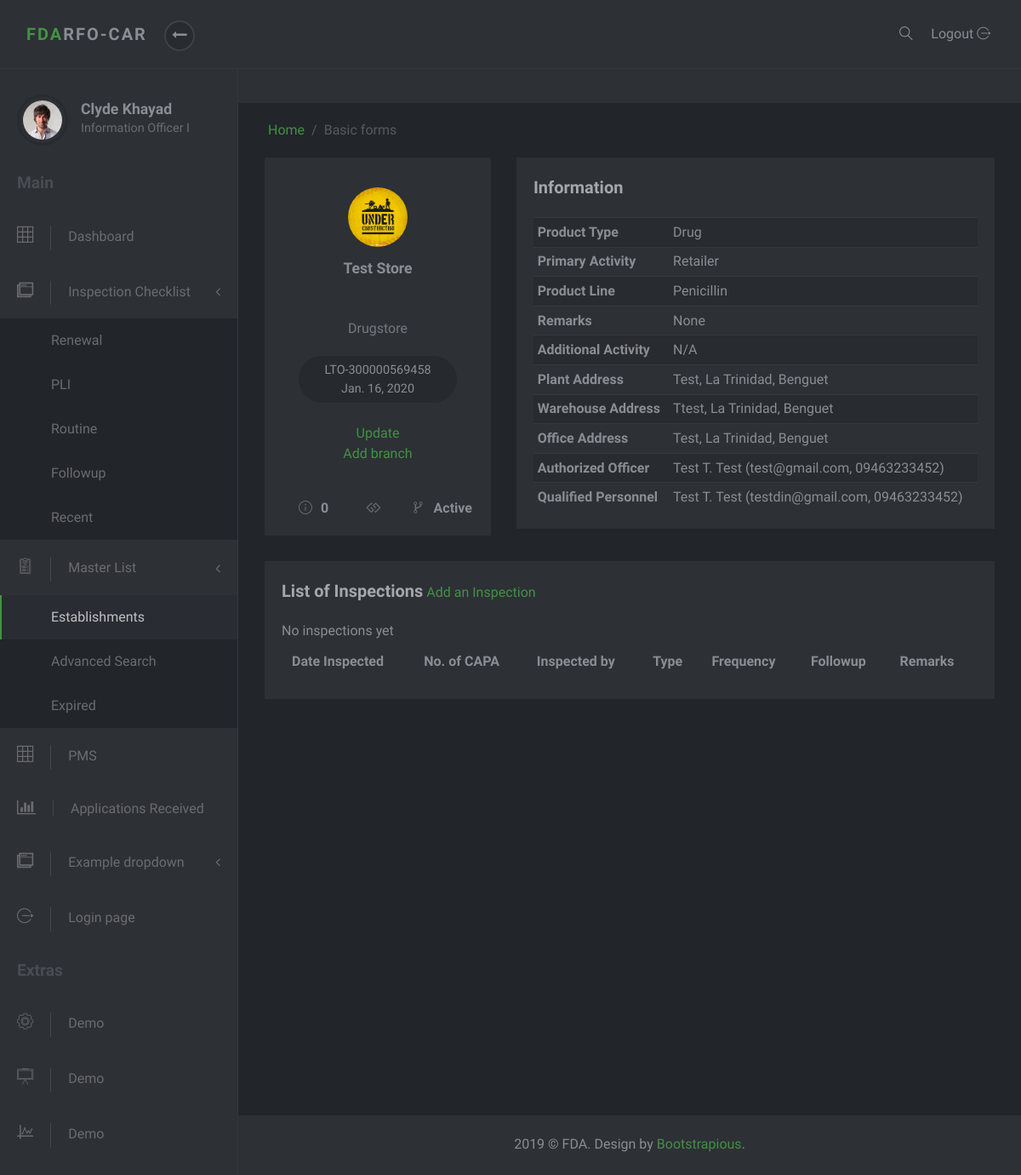
Page /masterlist/4/ on the committed database.
### masterlist/models.py (models this page shows, shortened)
class Establishment(models.Model):
    date_modified = models.DateTimeField('date modified', default=timezone.now)
    application = models.CharField(max_length=1, choices=constants.APPLICATIONS)
    name = models.CharField(max_length=60)
    product_type = models.ForeignKey(ProductType, on_delete=models.SET_NULL, null=True)
    center = models.CharField(max_length=6, choices=constants.CENTERS)
    primary_activity = models.ForeignKey(PrimaryActivity, on_delete=models.CASCADE, null=True)
    specific_activity = models.ManyToManyField(SpecificActivity, verbose_name='Specific Activity/s')
    additional_activity = models.ForeignKey(AdditionalActivity, on_delete=models.SET_NULL, null=True)
    product_line = models.ForeignKey(ProductLine, on_delete=models.SET_NULL, null=True, blank=True)
    plant_address = models.OneToOneField(PlantAddress, on_delete=models.SET_NULL, null=True)
    office_address = models.OneToOneField(OfficeAddress, on_delete=models.SET_NULL, null=True)
    authorized_officer = models.OneToOneField(AuthorizedOfficer, on_delete=models.SET_NULL, null=True)
    remarks = models.CharField(max_length=100, null=True, blank=True, verbose_name='Product Remarks')
    status = models.CharField(max_length=8, choices=constants.EST_STATUS, null=True, default="Active")
    folder_id = models.CharField(max_length=10, null=True, verbose_name="Folder Number")
    renchecklist = mymanagers.RenewalChecklistManager()
    plichecklist = mymanagers.PLIChecklistManager()
    expiredlist = mymanagers.ExpiredListManager()
    routinelist = mymanagers.RoutineListManager()
    objects = models.Manager()
    class Meta:
        ordering = ['-date_modified']

class SpecificActivity(models.Model):
    name = models.CharField(max_length=150)

class Lto(models.Model):
    establishment = models.ForeignKey(Establishment, on_delete=models.CASCADE, null=True, related_name='ltos')
    issuance = models.DateTimeField(null=True, blank=True, verbose_name='Date Issued')
    lto_number = models.CharField(max_length=20)
    expiry = models.DateTimeField('expiry date')
    class Meta:
        ordering = ['-expiry']

class ProductType(models.Model):
    name = models.CharField(max_length=50)
    def __str__(self):
        return self.name

class PrimaryActivity(models.Model):
    name = models.CharField(max_length=150)
    def __str__(self):
        return self.name

class ProductLine(models.Model):
    name = models.CharField(max_length=150)
    product_type = models.ForeignKey(ProductType, on_delete=models.SET_NULL, null=True)
    def __str__(self):
        return self.name

class AdditionalActivity(models.Model):
    name = models.CharField(max_length=150)
    def __str__(self):
        return self.name

class Address(models.Model):
    address = models.CharField(max_length=250)
    region = models.ForeignKey(Region, on_delete=models.SET_NULL, null=True)
    province = models.ForeignKey(Province, on_delete=models.SET_NULL, null=True)
    municipality_or_city = models.ForeignKey(CityOrMunicipality, on_delete=models.SET_NULL, null=True)
    def full_address(self):
        return self.address + ', ' + self.municipality_or_city.name + ', ' + self.province.name

class CityOrMunicipality(models.Model):
    name = models.CharField(max_length=30)
    description = models.CharField(max_length=50, null=True, blank=True)
    province = models.ForeignKey(Province, on_delete=models.CASCADE)

class Province(models.Model):
    name = models.CharField(max_length=30)
    region = models.ForeignKey(Region, on_delete=models.SET_NULL, null=True)

class WarehouseAddress(Address):
    establishment = models.ForeignKey(Establishment, on_delete=models.SET_NULL, null=True, related_name='warehouses')
    pass

class Person(models.Model):
    first_name = models.CharField(max_length=30, null=True, blank=True)
    last_name = models.CharField(max_length=30, null=True, blank=True)
    middle_initial = models.CharField(max_length=1, null=True, blank=True)
    email = models.EmailField(max_length=250, null=True)
    mobile = models.CharField(max_length=11, null=True, blank=True)
    def full_name(self):
        return self.first_name + " " + self.middle_initial + ". " + self.last_name

class QualifiedPerson(Person):
    establishment = models.ForeignKey(Establishment, on_delete=models.SET_NULL, null=True)
    designation = models.ForeignKey(QualifiedPersonDesignation, on_delete=models.SET_NULL, null=True, blank=True)
    def __str__(self):
        return self.full_name()

### masterlist/views.py (the view)
# urls.py: path('<int:id>/', EstablishmentDetailView.as_view(), name='est-detail'),
class EstablishmentDetailView(DetailView):
    template_name = 'masterlist/establishment-detail.html'
    context_object_name = 'establishment'
    def get_object(self):
        est_id =self.kwargs.get("id")
        return get_object_or_404(Establishment, id=est_id)
    def get_context_data(self, **kwargs):
        context = super().get_context_data(**kwargs)
        curr_est = Establishment.objects.get(pk=self.kwargs.get('id'))
        inspections = curr_est.inspection_set.all()
        context['masterlist_active'] = "active"
        context['inspections'] = inspections
        return context

### masterlist/templates/masterlist/establishment-detail.html (shortened to what this page needs)
{% extends 'masterlist/partial/base.html' %}
{% block content %}
<div class="row">
    <div class="col-lg-4">
        <div class="user-block block text-center">
            <div class="avatar">
                <img src="/static/masterlist/img/under_construction_logo.jpg" alt="..." class="img-fluid">
            </div>
            <a href="#" class="user-title">
                <h3 class="h5">{{establishment.name}}</h3>
                 <br />
                <br />
                {% for spec_act in establishment.specific_activity.all %}
                <span>{{spec_act.name}}</span><br>
                {% endfor %}
            </a>
            <div class="contributions">{{establishment.ltos.first.lto_number}} <br> {{establishment.ltos.first.expiry.date}}</div> <br><br/>
            <a href="{% url 'admin:masterlist_establishment_change' establishment.id %}" target="_blank">Update</a><br/>
            <a href="#">Add branch</a>
            <div class="details d-flex">
              <div class="item" data-toggle="tooltip" title="Number of Inspections"><i class="icon-info"></i><strong>{{establishment.inspection_set.all.count}}</strong></div>
              <div class="item" data-toggle="tooltip" title="Month/s before expiration"><i class="fa fa-gg"></i><strong>{{establishment.lto.get_duration}}</strong></div>
              <div class="item" data-toggle="tooltip" title="Status"><i class="icon-flow-branch"></i><strong>{{establishment.status}}</strong></div>
            </div>
        </div>
    </div>
    <div class="col-lg-8">
        <div class="user-block block text-center">
            <div class="title text-left">
                <strong>Information</strong>
            </div>
            <div class="table-responsive">
                <table class="table table-striped table-sm">
                    <tbody>
                    <tr>
                        <th scope="row" class="text-left">Product Type</th>
                        <td class="text-left">{{establishment.product_type}}</td>
                    </tr>
                    <tr>
                        <th scope="row" class="text-left">Primary Activity</th>
                        <td class="text-left">{{establishment.primary_activity}}</td>
                    </tr>
                    <tr>
                        <th scope="row" class="text-left">Product Line</th>
                        <td class="text-left">{{establishment.product_line}}</td>
                    </tr>
                    <tr>
                        <th scope="row" class="text-left">Remarks</th>
                        <td class="text-left">{{establishment.remarks}}</td>
                    </tr>
                    <tr>
                        <th scope="row" class="text-left">Additional Activity</th>
                        <td class="text-left">{{establishment.additional_activity}}</td>
                    </tr>
                    <tr>
                        <th scope="row" class="text-left">Plant Address</th>
                        <td class="text-left">{{establishment.plant_address.full_address}}</td>
                    </tr>
                    <tr>
                        <th scope="row" class="text-left">Warehouse Address</th>
                        <td class="text-left">
                          {% for warehouse in establishment.warehouses.all %}
                          {{warehouse.full_address}} <br/>
                          {% endfor %}
                        </td>
                    </tr>
                    <tr>
                        <th scope="row" class="text-left">Office Address</th>
                        <td class="text-left">{{establishment.office_address.full_address}}</td>
                    </tr>
                    <tr>
                        <th scope="row" class="text-left">Authorized Officer</th>
                        <td class="text-left">{{establishment.authorized_officer.full_name}} ({{establishment.authorized_officer.email}}, {{establishment.authorized_officer.mobile}})</td>
                    </tr>
                    <tr>
                        <th scope="row" class="text-left">Qualified Personnel</th>
                        {% if establishment.qualifiedperson_set.all %}
                          {% for qualified_person in establishment.qualifiedperson_set.all %}
                          <td class="text-left">{{qualified_person}} ({{qualified_person.email}}, {{qualified_person.mobile}})</td>
                          {% endfor %}
                        {% else %}
                          <td class="text-left">None</td>
                        {% endif %}
                    </tr>
                    </tbody>
                </table>
            </div>
        </div>
    </div>
</div>
<div class="row">
    <div class="col-lg-12">
        <div class="block">
            <div class="title">
                <strong>List of Inspections</strong>  <a href="{% url 'admin:masterlist_inspection_add' %}" target="_blank">Add an Inspection</a>
            </div>
            <div class="block-body">
                <div class="table-responsive">
                    <table class="table table-striped table-hover">
                        <thead>
                        <tr>
                            <th>Date Inspected</th>
                            <th>No. of CAPA</th>
                            <th>Inspected by</th>
                            <th>Type</th>
                            <th>Frequency</th>
                            <th>Followup</th>
                            <th>Remarks</th>
                        </tr>
                        </thead>
                    </table>
                </div>
            </div>
        </div>
    </div>
</div>
{% endblock %}

### masterlist/static/darkadmin/css/style.green.css (style rules this page uses)
body { position: relative; }
a { -webkit-transition: all 0.3s; transition: all 0.3s; display: inline-block; }
i, span, strong { display: inline-block; }
.block { padding: 20px; background: #2d3035; color: #8a8d93; margin-bottom: 30px; }
i[class*='icon-'] { -webkit-transform: translateY(2px); transform: translateY(2px); }
.block .title { margin-bottom: 20px; }
.block .title strong:first-child { font-size: 1.25rem; color: #a5a7ab; }
.user-block .avatar { display: block; width: 70px; height: 70px; border-radius: 50%; margin: 15px auto; position: relative; }
.user-block .avatar img { width: 100%; height: 100%; border-radius: 50%; }
.user-block h3 { margin-bottom: 0; }
.user-block span { font-weight: 300; color: #75787f; }
.user-block .contributions { margin-top: 20px; border-radius: 50px; padding: 6px 30px; background: #26292d; display: inline-block; font-size: 0.9rem; }
.user-block .details { margin-top: 40px; }
.user-block .item { width: 33.3333%; text-align: center; }
.user-block .item i { margin-right: 10px; color: #6a6c70; }
.user-block a.user-title { display: block; text-decoration: none; color: #8a8d93; margin-top: 10px; }
.table { margin-bottom: 0; }
.table td, .table th { border-color: #343a40; }
.table thead th { border: none; }
.table-striped tbody tr { -webkit-transition: all 0.3s; transition: all 0.3s; }
.table-striped tbody tr:nth-of-type(odd) { background-color: #282b2f; }
body { font-family: "Muli", sans-serif; font-size: 1rem; font-weight: 400; line-height: 1.5; color: #8a8d93; background-color: #fff; }
a { color: #429244; text-decoration: none; }
h1, h2, h3, h4, h5, h6, .h1, .h2, .h3, .h4, .h5, .h6 { margin-bottom: 0.5rem; font-family: inherit; font-weight: 700; line-height: 1.2; color: inherit; }
h3, .h3 { font-size: 1.5rem; }
h5, .h5 { font-size: 1.1rem; }

### rows in the picture
Establishment: name "Test Store", ltos.first.lto_number "LTO-300000569458", ltos.first.expiry "Jan. 16, 2020", inspection_set.all.count "0", status "Active", product_type "Drug", primary_activity "Retailer", product_line "Penicillin", remarks "None", additional_activity "N/A", plant_address.full_address "Test, La Trinidad, Benguet", office_address.full_address "Test, La Trinidad, Benguet", authorized_officer.full_name "Test T. Test", authorized_officer.email "test@gmail.com", authorized_officer.mobile "09463233452"
SpecificActivity: name "Drugstore"
WarehouseAddress: full_address "Ttest, La Trinidad, Benguet"
QualifiedPerson: last_name "Test T. Test", email "testdin@gmail.com", mobile "09463233452"
